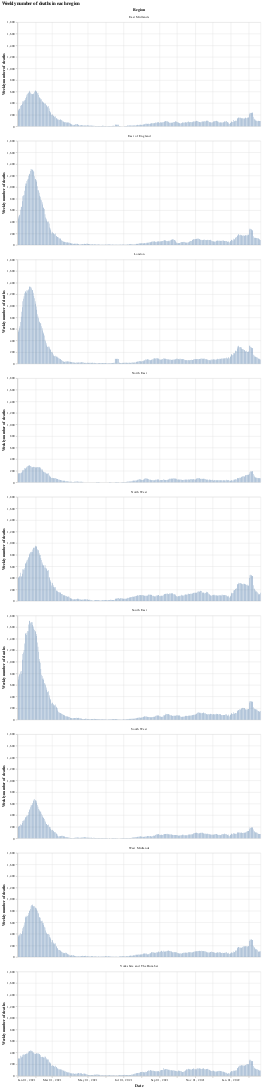

Source (notebook cell):
### Markdown cell above
# Plotting the data
We first start by looking at the number of deaths in each English region since the beginning of march, then estimate the mortality rate (rate of deaths per positive case) in each region. We then move on to look at the data for the whole of England.
## Plotting: English regions

### Code cell
#collapse
bars = alt.Chart(eng_deaths.query("date >= '2021-01-01'")).mark_bar().encode(
    x=alt.X("yearmonthdate(date):T", axis=alt.Axis(title='Date')),
    y=alt.Y("weeklyDeaths:Q", axis=alt.Axis(title='Weekly number of deaths')),
    tooltip="newDeaths:Q"
).properties(width=700)

bars.facet(alt.Column('areaName', title='Region'), columns=1).properties(title='Weekly number of deaths in each region')

### Figure 1 — Vega-Lite specification as saved in the notebook (floating-point values rounded to 4 significant figures; data arrays with more than 128 entries replaced by an {"elided": "..."} marker saying what was removed)
{"config": {"view": {"continuousWidth": 400, "continuousHeight": 300}}, "data": {"name": "data-eb8033c9c9f6292fa4657ec6fab796dc"}, "facet": {"type": "nominal", "field": "areaName", "title": "Region"}, "spec": {"mark": "bar", "encoding": {"tooltip": {"type": "quantitative", "field": "newDeaths"}, "x": {"type": "temporal", "axis": {"title": "Date"}, "field": "date", "timeUnit": "yearmonthdate"}, "y": {"type": "quantitative", "axis": {"title": "Weekly number of deaths"}, "field": "weeklyDeaths"}}, "width": 700}, "columns": 1, "title": "Weekly number of deaths in each region", "$schema": "https://vega.github.io/schema/vega-lite/v4.8.1.json", "datasets": {"data-eb8033c9c9f6292fa4657ec6fab796dc": {"elided": "3744 records"}}}
